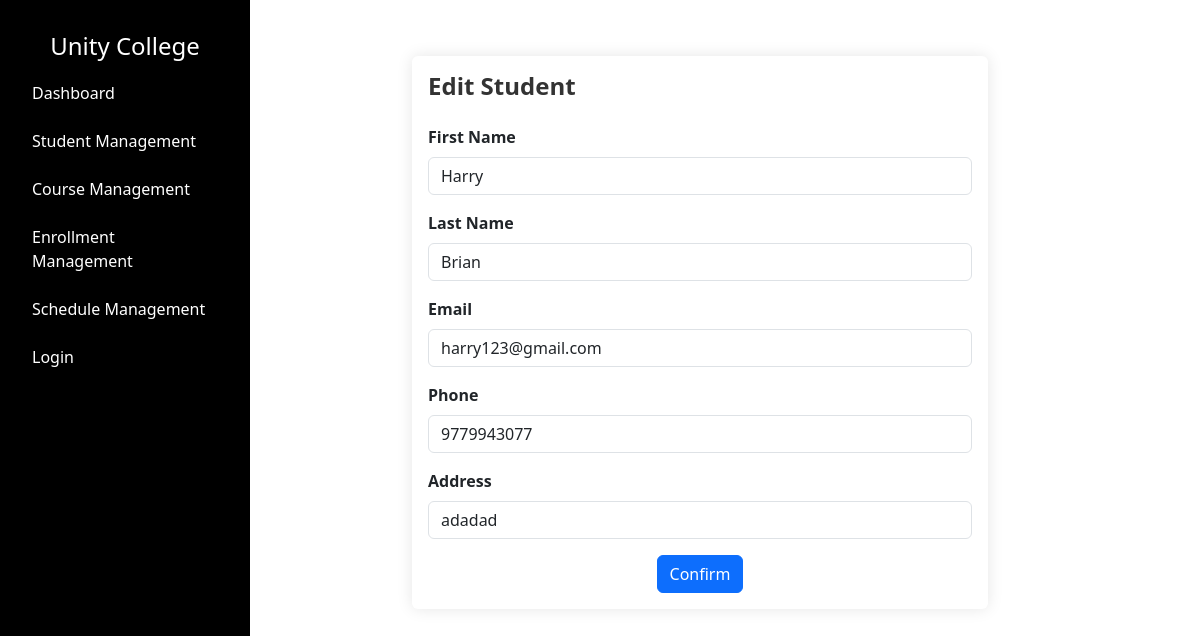
/admin/students/edit/7 (signed in), run on an earlier commit of the app's database.
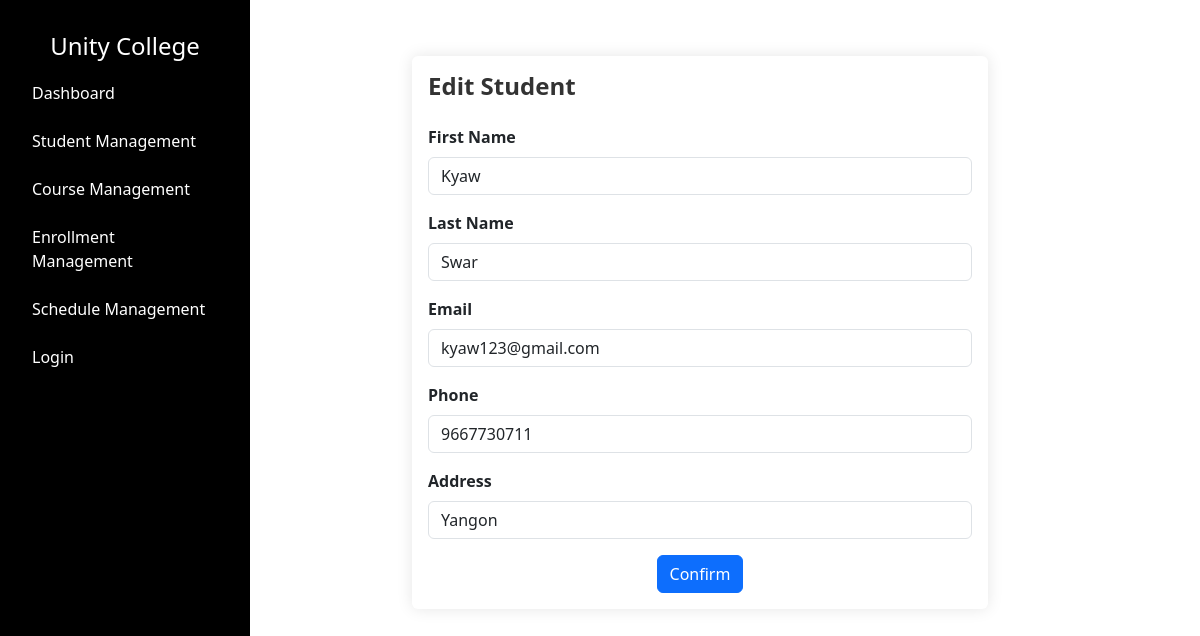
And on a later commit of the database.
### tables this page shows
CREATE TABLE "student" (
    "id" INTEGER PRIMARY KEY AUTOINCREMENT,
    "first_name" TEXT NOT NULL,
    "last_name" TEXT NOT NULL,
    "email" TEXT NOT NULL,
    "phone" INTEGER NOT NULL,
    "address" TEXT NOT NULL,
    "password" TEXT NOT NULL
);

### app.py (the view, shortened to what this page needs)
@app.route("/admin/students/edit/<int:student_id>", methods=["GET", "POST"])
def edit_student(student_id):
    if 'username' not in session or session.get('user_type') != 'admin':
        return redirect(url_for('admin_login'))
    try:
        student = query_db("SELECT first_name, last_name, email, phone, address FROM student WHERE id = ?", (student_id,), one=True)
        if not student:
            flash("Student not found.", 'danger')
            return redirect(url_for('admin_view_students'))
    except Exception as e:
        print(traceback.format_exc())
        flash("Error fetching student details.", 'danger')
        return redirect(url_for('admin_view_students'))
    return render_template("admin/editstudent.html", student=student)

### dbcontroller.py (called while the page is built)
def query_db(query, args=(), one=False):
    con = sqlite3.connect('advweb.db')
    cur = con.cursor()
    cur.execute(query, args)
    rv = cur.fetchall()
    cur.close()
    con.close()
    return (rv[0] if rv else None) if one else rv

### templates/admin/editstudent.html
{% extends "/admin/layout.html" %} {% block content %}
<link href="/static/css/admin/editstudent.css" rel="stylesheet" />
<div class="container mt-4">
  <form method="POST" enctype="multipart/form-data">
    <h2 class="form-title mb-4">Edit Student</h2>
    <div class="mb-3">
      <label for="fname" class="form-label">First Name</label>
      <input
        type="text"
        class="form-control"
        id="fname"
        name="first_name"
        value="{{ student[0] }}"
        required
      />
    </div>
    <div class="mb-3">
      <label for="lname" class="form-label">Last Name</label>
      <input
        type="text"
        class="form-control"
        id="lname"
        name="last_name"
        value="{{ student[1] }}"
        required
      />
    </div>
    <div class="mb-3">
      <label for="email" class="form-label">Email</label>
      <input
        type="email"
        class="form-control"
        id="email"
        name="email"
        value="{{ student[2] }}"
        required
      />
    </div>
    <div class="mb-3">
      <label for="phone" class="form-label">Phone</label>
      <input
        type="text"
        class="form-control"
        id="phone"
        name="phone"
        value="{{ student[3] }}"
        required
      />
    </div>
    <div class="mb-3">
      <label for="address" class="form-label">Address</label>
      <input
        type="text"
        class="form-control"
        id="address"
        name="address"
        value="{{ student[4] }}"
        required
      />
    </div>
    <div class="text-center">
      <button type="submit" class="btn btn-primary">Confirm</button>
    </div>
  </form>
</div>
{% endblock %}

What changed in the data, as far as the page shows it:
changed student: first_name "Harry" → "Kyaw"; last_name "Brian" → "Swar"; email "harry123@gmail.com" → "kyaw123@gmail.com"; phone "9779943077" → "9667730711"; address "adadad" → "Yangon"
